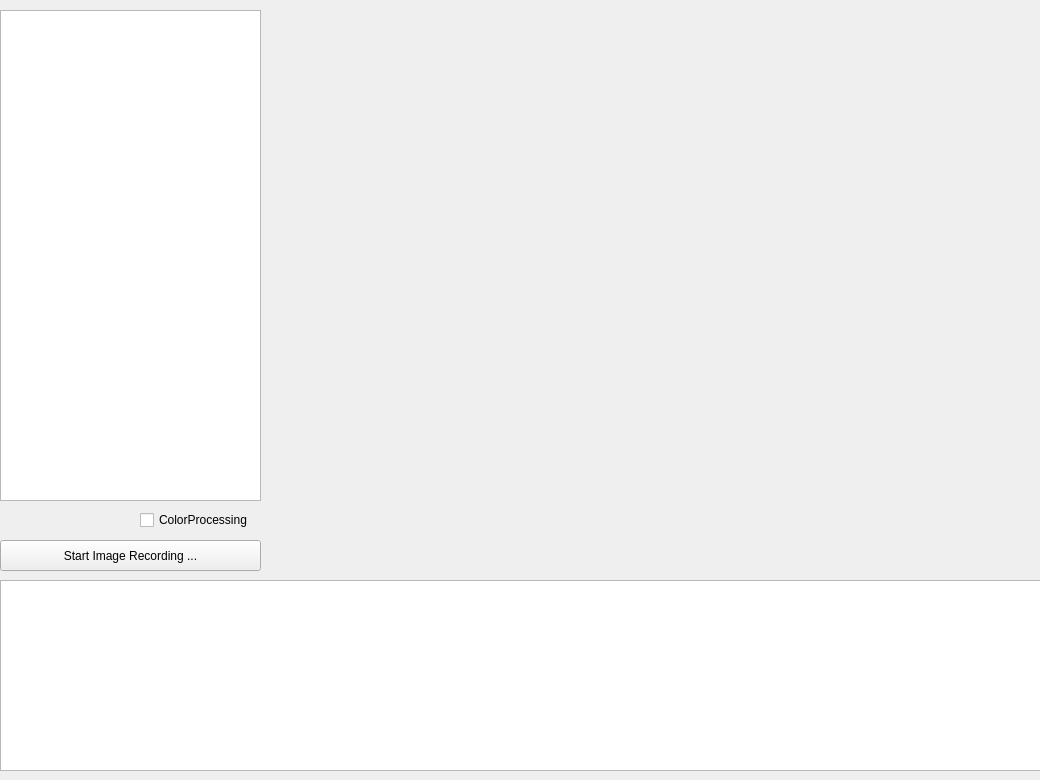
<?xml version="1.0" encoding="UTF-8"?>
<ui version="4.0">
 <class>AsynchronousOpenCVRecorderClass</class>
 <widget class="QMainWindow" name="AsynchronousOpenCVRecorderClass">
  <property name="geometry">
   <rect>
    <x>0</x>
    <y>0</y>
    <width>1040</width>
    <height>780</height>
   </rect>
  </property>
  <property name="sizePolicy">
   <sizepolicy hsizetype="Fixed" vsizetype="Fixed">
    <horstretch>0</horstretch>
    <verstretch>0</verstretch>
   </sizepolicy>
  </property>
  <property name="minimumSize">
   <size>
    <width>1040</width>
    <height>780</height>
   </size>
  </property>
  <property name="maximumSize">
   <size>
    <width>1040</width>
    <height>780</height>
   </size>
  </property>
  <property name="windowTitle">
   <string>AsynchronousOpenCVRecorder</string>
  </property>
  <property name="windowIcon">
   <iconset resource="AsynchronousOpenCVRecorder.qrc">
    <normaloff>:/AsynchronousOpenCVRecorder/AsynchronousOpenCVRecorder.png</normaloff>:/AsynchronousOpenCVRecorder/AsynchronousOpenCVRecorder.png</iconset>
  </property>
  <widget class="QWidget" name="centralWidget">
   <widget class="QListWidget" name="m_ListBoxCameras">
    <property name="geometry">
     <rect>
      <x>0</x>
      <y>10</y>
      <width>261</width>
      <height>491</height>
     </rect>
    </property>
   </widget>
   <widget class="QListWidget" name="m_ListLog">
    <property name="geometry">
     <rect>
      <x>0</x>
      <y>580</y>
      <width>1041</width>
      <height>191</height>
     </rect>
    </property>
   </widget>
   <widget class="QPushButton" name="m_ButtonStartStop">
    <property name="geometry">
     <rect>
      <x>0</x>
      <y>540</y>
      <width>261</width>
      <height>31</height>
     </rect>
    </property>
    <property name="text">
     <string>Start Image Recording ...</string>
    </property>
   </widget>
   <widget class="QLabel" name="m_LabelStream">
    <property name="geometry">
     <rect>
      <x>270</x>
      <y>10</y>
      <width>771</width>
      <height>561</height>
     </rect>
    </property>
    <property name="sizePolicy">
     <sizepolicy hsizetype="Fixed" vsizetype="Fixed">
      <horstretch>0</horstretch>
      <verstretch>0</verstretch>
     </sizepolicy>
    </property>
    <property name="text">
     <string/>
    </property>
   </widget>
   <widget class="QCheckBox" name="m_ColorProcessingCheckBox">
    <property name="geometry">
     <rect>
      <x>140</x>
      <y>510</y>
      <width>121</width>
      <height>20</height>
     </rect>
    </property>
    <property name="text">
     <string>ColorProcessing</string>
    </property>
   </widget>
  </widget>
 </widget>
 <layoutdefault spacing="6" margin="11"/>
 <resources>
  <include location="AsynchronousOpenCVRecorder.qrc"/>
 </resources>
 <connections/>
</ui>
